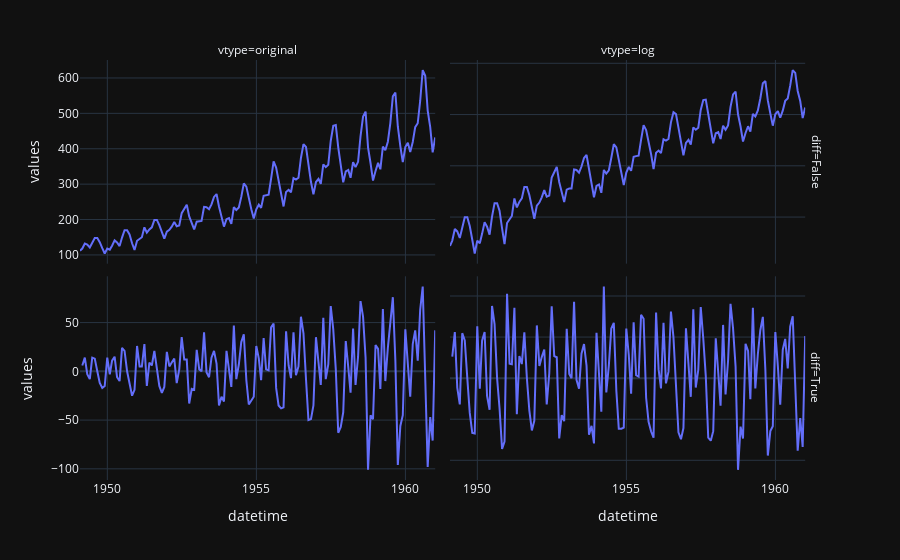

Notebook code for this chart:
### Markdown cell above
### Plot

### Code cell
fig = df.plot(x='datetime', y='values', facet_row='diff', facet_col='vtype')
fig.update_yaxes(matches=None)

### Figure 1 — Plotly figure (JSON) as saved in the notebook; plotly's stock layout.template omitted (floating-point values rounded to 4 significant figures; data arrays with more than 128 entries replaced by an {"elided": "..."} marker saying what was removed)
{"data": [{"hovertemplate": "diff=False<br>vtype=original<br>datetime=%{x}<br>values=%{y}<extra></extra>", "legendgroup": "", "line": {"color": "#636efa", "dash": "solid"}, "marker": {"symbol": "circle"}, "mode": "lines", "name": "", "orientation": "v", "showlegend": false, "type": "scatter", "x": {"elided": "144 str values"}, "xaxis": "x3", "y": {"elided": "144 int values"}, "yaxis": "y3"}, {"hovertemplate": "diff=False<br>vtype=log<br>datetime=%{x}<br>values=%{y}<extra></extra>", "legendgroup": "", "line": {"color": "#636efa", "dash": "solid"}, "marker": {"symbol": "circle"}, "mode": "lines", "name": "", "orientation": "v", "showlegend": false, "type": "scatter", "x": {"elided": "144 str values"}, "xaxis": "x4", "y": {"elided": "144 float values"}, "yaxis": "y4"}, {"hovertemplate": "diff=True<br>vtype=original<br>datetime=%{x}<br>values=%{y}<extra></extra>", "legendgroup": "", "line": {"color": "#636efa", "dash": "solid"}, "marker": {"symbol": "circle"}, "mode": "lines", "name": "", "orientation": "v", "showlegend": false, "type": "scatter", "x": {"elided": "143 str values"}, "xaxis": "x", "y": {"elided": "143 int values"}, "yaxis": "y"}, {"hovertemplate": "diff=True<br>vtype=log<br>datetime=%{x}<br>values=%{y}<extra></extra>", "legendgroup": "", "line": {"color": "#636efa", "dash": "solid"}, "marker": {"symbol": "circle"}, "mode": "lines", "name": "", "orientation": "v", "showlegend": false, "type": "scatter", "x": {"elided": "143 str values"}, "xaxis": "x2", "y": {"elided": "143 float values"}, "yaxis": "y2"}], "layout": {"annotations": [{"font": {}, "showarrow": false, "text": "vtype=original", "x": 0.24, "xanchor": "center", "xref": "paper", "y": 1, "yanchor": "bottom", "yref": "paper"}, {"font": {}, "showarrow": false, "text": "vtype=log", "x": 0.74, "xanchor": "center", "xref": "paper", "y": 1, "yanchor": "bottom", "yref": "paper"}, {"font": {}, "showarrow": false, "text": "diff=True", "textangle": 90, "x": 0.98, "xanchor": "left", "xref": "paper", "y": 0.2425, "yanchor": "middle", "yref": "paper"}, {"font": {}, "showarrow": false, "text": "diff=False", "textangle": 90, "x": 0.98, "xanchor": "left", "xref": "paper", "y": 0.7575, "yanchor": "middle", "yref": "paper"}], "legend": {"tracegroupgap": 0}, "margin": {"t": 60}, "xaxis": {"anchor": "y", "domain": [0, 0.48], "title": {"text": "datetime"}}, "xaxis2": {"anchor": "y2", "domain": [0.5, 0.98], "matches": "x", "title": {"text": "datetime"}}, "xaxis3": {"anchor": "y3", "domain": [0, 0.48], "matches": "x", "showticklabels": false}, "xaxis4": {"anchor": "y4", "domain": [0.5, 0.98], "matches": "x", "showticklabels": false}, "yaxis": {"anchor": "x", "domain": [0, 0.485], "title": {"text": "values"}}, "yaxis2": {"anchor": "x2", "domain": [0, 0.485], "showticklabels": false}, "yaxis3": {"anchor": "x3", "domain": [0.515, 1], "title": {"text": "values"}}, "yaxis4": {"anchor": "x4", "domain": [0.515, 1], "showticklabels": false}}}
